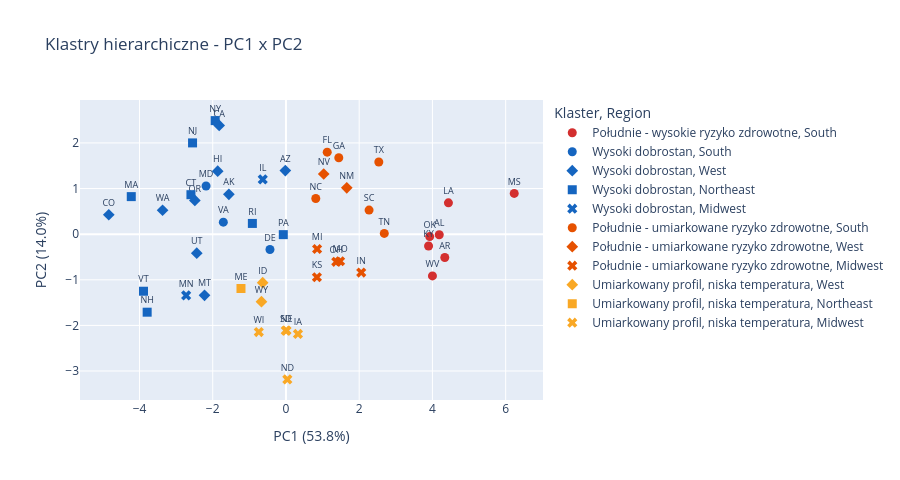

The code cell stored with this chart in its notebook:
### Code cell
df_pca["Klaster"] = df_state["Klaster"].values

fig1 = px.scatter(
    df_pca,
    x="PC1",
    y="PC2",
    text="LocationAbbr",
    color="Klaster",
    color_discrete_map=CLUSTER_PALETTE,
    symbol="Region",
    hover_data={"LocationDesc": True, "Obesity": ":.1f", "NoActivity": ":.1f"},
    labels={
        "PC1": f"PC1 ({explained[0]*100:.1f}%)",
        "PC2": f"PC2 ({explained[1]*100:.1f}%)",
    },
    title="Klastry hierarchiczne - PC1 x PC2",
)
fig1.update_traces(textposition="top center", textfont_size=9, marker_size=9)
fig1.update_layout(height=480)
fig1.show()

### Figure 1 — Plotly figure (JSON) as saved in the notebook; plotly's stock layout.template omitted (floating-point values rounded to 4 significant figures)
{"data": [{"customdata": [["Alabama", 36.32, 30.43], ["Arkansas", 36.63, 32.07], ["Kentucky", 35.44, 30.8], ["Louisiana", 36.72, 30.5], ["Mississippi", 37.98, 33.59], ["Oklahoma", 35.84, 30.54], ["West Virginia", 38.42, 30.31]], "hovertemplate": "Klaster=Południe - wysokie ryzyko zdrowotne<br>Region=South<br>PC1 (53.8%)=%{x}<br>PC2 (14.0%)=%{y}<br>LocationAbbr=%{text}<br>LocationDesc=%{customdata[0]}<br>Obesity=%{customdata[1]:.1f}<br>NoActivity=%{customdata[2]:.1f}<extra></extra>", "legendgroup": "Południe - wysokie ryzyko zdrowotne, South", "marker": {"color": "#D32F2F", "symbol": "circle", "size": 9}, "mode": "markers+text", "name": "Południe - wysokie ryzyko zdrowotne, South", "orientation": "v", "showlegend": true, "text": ["AL", "AR", "KY", "LA", "MS", "OK", "WV"], "x": [4.186, 4.338, 3.895, 4.437, 6.234, 3.926, 4.0], "xaxis": "x", "y": [-0.01411, -0.5105, -0.2592, 0.6865, 0.8929, -0.05268, -0.915], "yaxis": "y", "type": "scatter", "textfont": {"size": 9}, "textposition": "top center"}, {"customdata": [["Delaware", 32.94, 26.98], ["Maryland", 31.28, 23.14], ["Virginia", 31.0, 23.47]], "hovertemplate": "Klaster=Wysoki dobrostan<br>Region=South<br>PC1 (53.8%)=%{x}<br>PC2 (14.0%)=%{y}<br>LocationAbbr=%{text}<br>LocationDesc=%{customdata[0]}<br>Obesity=%{customdata[1]:.1f}<br>NoActivity=%{customdata[2]:.1f}<extra></extra>", "legendgroup": "Wysoki dobrostan, South", "marker": {"color": "#1565C0", "symbol": "circle", "size": 9}, "mode": "markers+text", "name": "Wysoki dobrostan, South", "orientation": "v", "showlegend": true, "text": ["DE", "MD", "VA"], "x": [-0.4368, -2.182, -1.71], "xaxis": "x", "y": [-0.3366, 1.056, 0.2627], "yaxis": "y", "type": "scatter", "textfont": {"size": 9}, "textposition": "top center"}, {"customdata": [["Alaska", 31.43, 20.72], ["Arizona", 29.99, 23.29], ["California", 25.85, 21.19], ["Colorado", 22.95, 17.36], ["Hawaii", 24.11, 21.58], ["Montana", 27.34, 21.23], ["Oregon", 29.64, 19.39], ["Utah", 27.42, 18.09], ["Washington", 28.53, 18.41]], "hovertemplate": "Klaster=Wysoki dobrostan<br>Region=West<br>PC1 (53.8%)=%{x}<br>PC2 (14.0%)=%{y}<br>LocationAbbr=%{text}<br>LocationDesc=%{customdata[0]}<br>Obesity=%{customdata[1]:.1f}<br>NoActivity=%{customdata[2]:.1f}<extra></extra>", "legendgroup": "Wysoki dobrostan, West", "marker": {"color": "#1565C0", "symbol": "diamond", "size": 9}, "mode": "markers+text", "name": "Wysoki dobrostan, West", "orientation": "v", "showlegend": true, "text": ["AK", "AZ", "CA", "CO", "HI", "MT", "OR", "UT", "WA"], "x": [-1.559, -0.01722, -1.824, -4.839, -1.864, -2.224, -2.488, -2.436, -3.37], "xaxis": "x", "y": [0.874, 1.394, 2.383, 0.4257, 1.38, -1.34, 0.7399, -0.4158, 0.5239], "yaxis": "y", "type": "scatter", "textfont": {"size": 9}, "textposition": "top center"}, {"customdata": [["Connecticut", 27.64, 23.17], ["Massachusetts", 25.36, 22.81], ["New Hampshire", 29.01, 21.19], ["New Jersey", 27.27, 26.24], ["New York", 27.05, 26.39], ["Pennsylvania", 31.43, 24.62], ["Rhode Island", 28.71, 25.48], ["Vermont", 26.8, 19.96]], "hovertemplate": "Klaster=Wysoki dobrostan<br>Region=Northeast<br>PC1 (53.8%)=%{x}<br>PC2 (14.0%)=%{y}<br>LocationAbbr=%{text}<br>LocationDesc=%{customdata[0]}<br>Obesity=%{customdata[1]:.1f}<br>NoActivity=%{customdata[2]:.1f}<extra></extra>", "legendgroup": "Wysoki dobrostan, Northeast", "marker": {"color": "#1565C0", "symbol": "square", "size": 9}, "mode": "markers+text", "name": "Wysoki dobrostan, Northeast", "orientation": "v", "showlegend": true, "text": ["CT", "MA", "NH", "NJ", "NY", "PA", "RI", "VT"], "x": [-2.595, -4.225, -3.791, -2.551, -1.933, -0.07277, -0.9172, -3.89], "xaxis": "x", "y": [0.865, 0.8228, -1.71, 2.0, 2.489, -0.01057, 0.2352, -1.251], "yaxis": "y", "type": "scatter", "textfont": {"size": 9}, "textposition": "top center"}, {"customdata": [["Illinois", 31.92, 24.33], ["Minnesota", 29.49, 21.2]], "hovertemplate": "Klaster=Wysoki dobrostan<br>Region=Midwest<br>PC1 (53.8%)=%{x}<br>PC2 (14.0%)=%{y}<br>LocationAbbr=%{text}<br>LocationDesc=%{customdata[0]}<br>Obesity=%{customdata[1]:.1f}<br>NoActivity=%{customdata[2]:.1f}<extra></extra>", "legendgroup": "Wysoki dobrostan, Midwest", "marker": {"color": "#1565C0", "symbol": "x", "size": 9}, "mode": "markers+text", "name": "Wysoki dobrostan, Midwest", "orientation": "v", "showlegend": true, "text": ["IL", "MN"], "x": [-0.6343, -2.726], "xaxis": "x", "y": [1.2, -1.342], "yaxis": "y", "type": "scatter", "textfont": {"size": 9}, "textposition": "top center"}, {"customdata": [["Florida", 28.29, 26.64], ["Georgia", 32.6, 26.48], ["North Carolina", 32.42, 24.24], ["South Carolina", 33.87, 26.7], ["Tennessee", 34.87, 29.68], ["Texas", 33.67, 27.57]], "hovertemplate": "Klaster=Południe - umiarkowane ryzyko zdrowotne<br>Region=South<br>PC1 (53.8%)=%{x}<br>PC2 (14.0%)=%{y}<br>LocationAbbr=%{text}<br>LocationDesc=%{customdata[0]}<br>Obesity=%{customdata[1]:.1f}<br>NoActivity=%{customdata[2]:.1f}<extra></extra>", "legendgroup": "Południe - umiarkowane ryzyko zdrowotne, South", "marker": {"color": "#E65100", "symbol": "circle", "size": 9}, "mode": "markers+text", "name": "Południe - umiarkowane ryzyko zdrowotne, South", "orientation": "v", "showlegend": true, "text": ["FL", "GA", "NC", "SC", "TN", "TX"], "x": [1.127, 1.443, 0.8141, 2.27, 2.685, 2.535], "xaxis": "x", "y": [1.798, 1.674, 0.7812, 0.5282, 0.01637, 1.581], "yaxis": "y", "type": "scatter", "textfont": {"size": 9}, "textposition": "top center"}, {"customdata": [["Nevada", 28.88, 25.04], ["New Mexico", 30.66, 23.38]], "hovertemplate": "Klaster=Południe - umiarkowane ryzyko zdrowotne<br>Region=West<br>PC1 (53.8%)=%{x}<br>PC2 (14.0%)=%{y}<br>LocationAbbr=%{text}<br>LocationDesc=%{customdata[0]}<br>Obesity=%{customdata[1]:.1f}<br>NoActivity=%{customdata[2]:.1f}<extra></extra>", "legendgroup": "Południe - umiarkowane ryzyko zdrowotne, West", "marker": {"color": "#E65100", "symbol": "diamond", "size": 9}, "mode": "markers+text", "name": "Południe - umiarkowane ryzyko zdrowotne, West", "orientation": "v", "showlegend": true, "text": ["NV", "NM"], "x": [1.031, 1.661], "xaxis": "x", "y": [1.319, 1.016], "yaxis": "y", "type": "scatter", "textfont": {"size": 9}, "textposition": "top center"}, {"customdata": [["Indiana", 34.31, 27.92], ["Kansas", 33.63, 24.96], ["Michigan", 33.15, 24.8], ["Missouri", 33.6, 26.98], ["Ohio", 33.92, 26.71]], "hovertemplate": "Klaster=Południe - umiarkowane ryzyko zdrowotne<br>Region=Midwest<br>PC1 (53.8%)=%{x}<br>PC2 (14.0%)=%{y}<br>LocationAbbr=%{text}<br>LocationDesc=%{customdata[0]}<br>Obesity=%{customdata[1]:.1f}<br>NoActivity=%{customdata[2]:.1f}<extra></extra>", "legendgroup": "Południe - umiarkowane ryzyko zdrowotne, Midwest", "marker": {"color": "#E65100", "symbol": "x", "size": 9}, "mode": "markers+text", "name": "Południe - umiarkowane ryzyko zdrowotne, Midwest", "orientation": "v", "showlegend": true, "text": ["IN", "KS", "MI", "MO", "OH"], "x": [2.055, 0.8452, 0.8505, 1.478, 1.374], "xaxis": "x", "y": [-0.8415, -0.9443, -0.3252, -0.5932, -0.6061], "yaxis": "y", "type": "scatter", "textfont": {"size": 9}, "textposition": "top center"}, {"customdata": [["Idaho", 29.75, 21.54], ["Wyoming", 30.11, 24.02]], "hovertemplate": "Klaster=Umiarkowany profil, niska temperatura<br>Region=West<br>PC1 (53.8%)=%{x}<br>PC2 (14.0%)=%{y}<br>LocationAbbr=%{text}<br>LocationDesc=%{customdata[0]}<br>Obesity=%{customdata[1]:.1f}<br>NoActivity=%{customdata[2]:.1f}<extra></extra>", "legendgroup": "Umiarkowany profil, niska temperatura, West", "marker": {"color": "#F9A825", "symbol": "diamond", "size": 9}, "mode": "markers+text", "name": "Umiarkowany profil, niska temperatura, West", "orientation": "v", "showlegend": true, "text": ["ID", "WY"], "x": [-0.636, -0.6687], "xaxis": "x", "y": [-1.063, -1.479], "yaxis": "y", "type": "scatter", "textfont": {"size": 9}, "textposition": "top center"}, {"customdata": [["Maine", 30.58, 23.79]], "hovertemplate": "Klaster=Umiarkowany profil, niska temperatura<br>Region=Northeast<br>PC1 (53.8%)=%{x}<br>PC2 (14.0%)=%{y}<br>LocationAbbr=%{text}<br>LocationDesc=%{customdata[0]}<br>Obesity=%{customdata[1]:.1f}<br>NoActivity=%{customdata[2]:.1f}<extra></extra>", "legendgroup": "Umiarkowany profil, niska temperatura, Northeast", "marker": {"color": "#F9A825", "symbol": "square", "size": 9}, "mode": "markers+text", "name": "Umiarkowany profil, niska temperatura, Northeast", "orientation": "v", "showlegend": true, "text": ["ME"], "x": [-1.228], "xaxis": "x", "y": [-1.191], "yaxis": "y", "type": "scatter", "textfont": {"size": 9}, "textposition": "top center"}, {"customdata": [["Iowa", 34.35, 24.92], ["Nebraska", 33.2, 24.31], ["North Dakota", 33.54, 24.68], ["South Dakota", 32.59, 23.66], ["Wisconsin", 32.81, 22.3]], "hovertemplate": "Klaster=Umiarkowany profil, niska temperatura<br>Region=Midwest<br>PC1 (53.8%)=%{x}<br>PC2 (14.0%)=%{y}<br>LocationAbbr=%{text}<br>LocationDesc=%{customdata[0]}<br>Obesity=%{customdata[1]:.1f}<br>NoActivity=%{customdata[2]:.1f}<extra></extra>", "legendgroup": "Umiarkowany profil, niska temperatura, Midwest", "marker": {"color": "#F9A825", "symbol": "x", "size": 9}, "mode": "markers+text", "name": "Umiarkowany profil, niska temperatura, Midwest", "orientation": "v", "showlegend": true, "text": ["IA", "NE", "ND", "SD", "WI"], "x": [0.3275, 0.01485, 0.03766, -0.004315, -0.7418], "xaxis": "x", "y": [-2.188, -2.113, -3.183, -2.113, -2.145], "yaxis": "y", "type": "scatter", "textfont": {"size": 9}, "textposition": "top center"}], "layout": {"xaxis": {"anchor": "y", "domain": [0.0, 1.0], "title": {"text": "PC1 (53.8%)"}}, "yaxis": {"anchor": "x", "domain": [0.0, 1.0], "title": {"text": "PC2 (14.0%)"}}, "legend": {"title": {"text": "Klaster, Region"}, "tracegroupgap": 0}, "title": {"text": "Klastry hierarchiczne - PC1 x PC2"}, "height": 480}}
